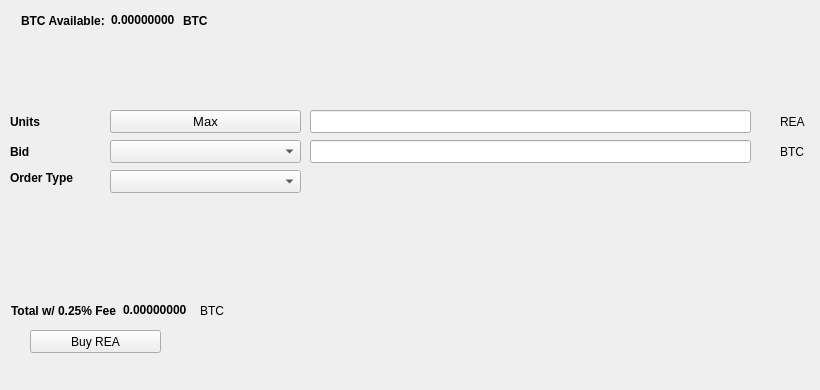
   <widget class="QWidget" name="BuyTab">
    <attribute name="title">
     <string>Buy</string>
    </attribute>
    <widget class="QPushButton" name="BuyREA">
     <property name="geometry">
      <rect>
       <x>30</x>
       <y>330</y>
       <width>131</width>
       <height>23</height>
      </rect>
     </property>
     <property name="text">
      <string>Buy REA</string>
     </property>
     <property name="icon">
      <iconset resource="../rea.qrc">
       <normaloff>:/icons/bitcoin</normaloff>:/icons/bitcoin</iconset>
     </property>
    </widget>
    <widget class="QLabel" name="label_3">
     <property name="geometry">
      <rect>
       <x>10</x>
       <y>110</y>
       <width>46</width>
       <height>23</height>
      </rect>
     </property>
     <property name="font">
      <font>
       <weight>75</weight>
       <bold>true</bold>
      </font>
     </property>
     <property name="text">
      <string>Units</string>
     </property>
    </widget>
    <widget class="QLineEdit" name="UnitsInput">
     <property name="geometry">
      <rect>
       <x>310</x>
       <y>110</y>
       <width>441</width>
       <height>23</height>
      </rect>
     </property>
     <property name="font">
      <font>
       <pointsize>9</pointsize>
       <weight>75</weight>
       <bold>true</bold>
      </font>
     </property>
    </widget>
    <widget class="QLineEdit" name="BuyBidPriceEdit">
     <property name="geometry">
      <rect>
       <x>310</x>
       <y>140</y>
       <width>441</width>
       <height>23</height>
      </rect>
     </property>
     <property name="font">
      <font>
       <pointsize>9</pointsize>
       <weight>75</weight>
       <bold>true</bold>
      </font>
     </property>
    </widget>
    <widget class="QLabel" name="label_4">
     <property name="geometry">
      <rect>
       <x>780</x>
       <y>110</y>
       <width>31</width>
       <height>23</height>
      </rect>
     </property>
     <property name="text">
      <string>REA</string>
     </property>
    </widget>
    <widget class="QLabel" name="label_5">
     <property name="geometry">
      <rect>
       <x>780</x>
       <y>140</y>
       <width>31</width>
       <height>23</height>
      </rect>
     </property>
     <property name="text">
      <string>BTC</string>
     </property>
    </widget>
    <widget class="QLabel" name="label_6">
     <property name="geometry">
      <rect>
       <x>10</x>
       <y>140</y>
       <width>46</width>
       <height>23</height>
      </rect>
     </property>
     <property name="font">
      <font>
       <weight>75</weight>
       <bold>true</bold>
      </font>
     </property>
     <property name="text">
      <string>Bid</string>
     </property>
    </widget>
    <widget class="QLabel" name="label_7">
     <property name="geometry">
      <rect>
       <x>10</x>
       <y>170</y>
       <width>91</width>
       <height>16</height>
      </rect>
     </property>
     <property name="font">
      <font>
       <weight>75</weight>
       <bold>true</bold>
      </font>
     </property>
     <property name="text">
      <string>Order Type</string>
     </property>
    </widget>
    <widget class="QPushButton" name="Buy_Max_Amount">
     <property name="geometry">
      <rect>
       <x>110</x>
       <y>110</y>
       <width>191</width>
       <height>23</height>
      </rect>
     </property>
     <property name="font">
      <font>
       <pointsize>10</pointsize>
      </font>
     </property>
     <property name="text">
      <string>Max</string>
     </property>
    </widget>
    <widget class="QComboBox" name="BuyBidcomboBox">
     <property name="geometry">
      <rect>
       <x>110</x>
       <y>140</y>
       <width>191</width>
       <height>23</height>
      </rect>
     </property>
     <property name="font">
      <font>
       <pointsize>10</pointsize>
      </font>
     </property>
    </widget>
    <widget class="QComboBox" name="buyOrdertypeCombo">
     <property name="geometry">
      <rect>
       <x>110</x>
       <y>170</y>
       <width>191</width>
       <height>23</height>
      </rect>
     </property>
     <property name="font">
      <font>
       <pointsize>10</pointsize>
      </font>
     </property>
    </widget>
    <widget class="QWidget" name="layoutWidget1">
     <property name="geometry">
      <rect>
       <x>21</x>
       <y>11</y>
       <width>227</width>
       <height>19</height>
      </rect>
     </property>
     <layout class="QHBoxLayout" name="horizontalLayout_3">
      <item>
       <widget class="QLabel" name="label232">
        <property name="font">
         <font>
          <weight>75</weight>
          <bold>true</bold>
         </font>
        </property>
        <property name="text">
         <string>BTC Available:</string>
        </property>
       </widget>
      </item>
      <item>
       <widget class="QLabel" name="BtcAvailableLbl">
        <property name="palette">
         <palette>
          <active>
           <colorrole role="WindowText">
            <brush brushstyle="SolidPattern">
             <color alpha="255">
              <red>0</red>
              <green>0</green>
              <blue>0</blue>
             </color>
            </brush>
           </colorrole>
           <colorrole role="Button">
            <brush brushstyle="SolidPattern">
             <color alpha="255">
              <red>0</red>
              <green>170</green>
              <blue>0</blue>
             </color>
            </brush>
           </colorrole>
           <colorrole role="Light">
            <brush brushstyle="SolidPattern">
             <color alpha="255">
              <red>0</red>
              <green>255</green>
              <blue>0</blue>
             </color>
            </brush>
           </colorrole>
           <colorrole role="Midlight">
            <brush brushstyle="SolidPattern">
             <color alpha="255">
              <red>0</red>
              <green>212</green>
              <blue>0</blue>
             </color>
            </brush>
           </colorrole>
           <colorrole role="Dark">
            <brush brushstyle="SolidPattern">
             <color alpha="255">
              <red>0</red>
              <green>85</green>
              <blue>0</blue>
             </color>
            </brush>
           </colorrole>
           <colorrole role="Mid">
            <brush brushstyle="SolidPattern">
             <color alpha="255">
              <red>0</red>
              <green>113</green>
              <blue>0</blue>
             </color>
            </brush>
           </colorrole>
           <colorrole role="Text">
            <brush brushstyle="SolidPattern">
             <color alpha="255">
              <red>0</red>
              <green>170</green>
              <blue>0</blue>
             </color>
            </brush>
           </colorrole>
           <colorrole role="BrightText">
            <brush brushstyle="SolidPattern">
             <color alpha="255">
              <red>255</red>
              <green>255</green>
              <blue>255</blue>
             </color>
            </brush>
           </colorrole>
           <colorrole role="ButtonText">
            <brush brushstyle="SolidPattern">
             <color alpha="255">
              <red>0</red>
              <green>0</green>
              <blue>0</blue>
             </color>
            </brush>
           </colorrole>
           <colorrole role="Base">
            <brush brushstyle="SolidPattern">
             <color alpha="255">
              <red>255</red>
              <green>255</green>
              <blue>255</blue>
             </color>
            </brush>
           </colorrole>
           <colorrole role="Window">
            <brush brushstyle="SolidPattern">
             <color alpha="255">
              <red>0</red>
              <green>170</green>
              <blue>0</blue>
             </color>
            </brush>
           </colorrole>
           <colorrole role="Shadow">
            <brush brushstyle="SolidPattern">
             <color alpha="255">
              <red>0</red>
              <green>0</green>
              <blue>0</blue>
             </color>
            </brush>
           </colorrole>
           <colorrole role="AlternateBase">
            <brush brushstyle="SolidPattern">
             <color alpha="255">
              <red>127</red>
              <green>212</green>
              <blue>127</blue>
             </color>
            </brush>
           </colorrole>
           <colorrole role="ToolTipBase">
            <brush brushstyle="SolidPattern">
             <color alpha="255">
              <red>255</red>
              <green>255</green>
              <blue>220</blue>
             </color>
            </brush>
           </colorrole>
           <colorrole role="ToolTipText">
            <brush brushstyle="SolidPattern">
             <color alpha="255">
              <red>0</red>
              <green>0</green>
              <blue>0</blue>
             </color>
            </brush>
           </colorrole>
          </active>
          <inactive>
           <colorrole role="WindowText">
            <brush brushstyle="SolidPattern">
             <color alpha="255">
              <red>0</red>
              <green>0</green>
              <blue>0</blue>
             </color>
            </brush>
           </colorrole>
           <colorrole role="Button">
            <brush brushstyle="SolidPattern">
             <color alpha="255">
              <red>0</red>
              <green>170</green>
              <blue>0</blue>
             </color>
            </brush>
           </colorrole>
           <colorrole role="Light">
            <brush brushstyle="SolidPattern">
             <color alpha="255">
              <red>0</red>
              <green>255</green>
              <blue>0</blue>
             </color>
            </brush>
           </colorrole>
           <colorrole role="Midlight">
            <brush brushstyle="SolidPattern">
             <color alpha="255">
              <red>0</red>
              <green>212</green>
              <blue>0</blue>
             </color>
            </brush>
           </colorrole>
           <colorrole role="Dark">
            <brush brushstyle="SolidPattern">
             <color alpha="255">
              <red>0</red>
              <green>85</green>
              <blue>0</blue>
             </color>
            </brush>
           </colorrole>
           <colorrole role="Mid">
            <brush brushstyle="SolidPattern">
             <color alpha="255">
              <red>0</red>
              <green>113</green>
              <blue>0</blue>
             </color>
            </brush>
           </colorrole>
           <colorrole role="Text">
            <brush brushstyle="SolidPattern">
             <color alpha="255">
              <red>0</red>
              <green>170</green>
              <blue>0</blue>
             </color>
            </brush>
           </colorrole>
           <colorrole role="BrightText">
            <brush brushstyle="SolidPattern">
             <color alpha="255">
              <red>255</red>
              <green>255</green>
              <blue>255</blue>
             </color>
            </brush>
           </colorrole>
           <colorrole role="ButtonText">
            <brush brushstyle="SolidPattern">
             <color alpha="255">
              <red>0</red>
              <green>0</green>
              <blue>0</blue>
             </color>
            </brush>
           </colorrole>
           <colorrole role="Base">
            <brush brushstyle="SolidPattern">
             <color alpha="255">
              <red>255</red>
              <green>255</green>
              <blue>255</blue>
             </color>
            </brush>
           </colorrole>
           <colorrole role="Window">
            <brush brushstyle="SolidPattern">
             <color alpha="255">
              <red>0</red>
              <green>170</green>
              <blue>0</blue>
             </color>
            </brush>
           </colorrole>
           <colorrole role="Shadow">
            <brush brushstyle="SolidPattern">
             <color alpha="255">
              <red>0</red>
              <green>0</green>
              <blue>0</blue>
             </color>
            </brush>
           </colorrole>
           <colorrole role="AlternateBase">
            <brush brushstyle="SolidPattern">
             <color alpha="255">
              <red>127</red>
              <green>212</green>
              <blue>127</blue>
             </color>
            </brush>
           </colorrole>
           <colorrole role="ToolTipBase">
            <brush brushstyle="SolidPattern">
             <color alpha="255">
              <red>255</red>
              <green>255</green>
              <blue>220</blue>
             </color>
            </brush>
           </colorrole>
           <colorrole role="ToolTipText">
            <brush brushstyle="SolidPattern">
             <color alpha="255">
              <red>0</red>
              <green>0</green>
              <blue>0</blue>
             </color>
            </brush>
           </colorrole>
          </inactive>
          <disabled>
           <colorrole role="WindowText">
            <brush brushstyle="SolidPattern">
             <color alpha="255">
              <red>0</red>
              <green>85</green>
              <blue>0</blue>
             </color>
            </brush>
           </colorrole>
           <colorrole role="Button">
            <brush brushstyle="SolidPattern">
             <color alpha="255">
              <red>0</red>
              <green>170</green>
              <blue>0</blue>
             </color>
            </brush>
           </colorrole>
           <colorrole role="Light">
            <brush brushstyle="SolidPattern">
             <color alpha="255">
              <red>0</red>
              <green>255</green>
              <blue>0</blue>
             </color>
            </brush>
           </colorrole>
           <colorrole role="Midlight">
            <brush brushstyle="SolidPattern">
             <color alpha="255">
              <red>0</red>
              <green>212</green>
              <blue>0</blue>
             </color>
            </brush>
           </colorrole>
           <colorrole role="Dark">
            <brush brushstyle="SolidPattern">
             <color alpha="255">
              <red>0</red>
              <green>85</green>
              <blue>0</blue>
             </color>
            </brush>
           </colorrole>
           <colorrole role="Mid">
            <brush brushstyle="SolidPattern">
             <color alpha="255">
              <red>0</red>
              <green>113</green>
              <blue>0</blue>
             </color>
            </brush>
           </colorrole>
           <colorrole role="Text">
            <brush brushstyle="SolidPattern">
             <color alpha="255">
              <red>0</red>
              <green>85</green>
              <blue>0</blue>
             </color>
            </brush>
           </colorrole>
           <colorrole role="BrightText">
            <brush brushstyle="SolidPattern">
             <color alpha="255">
              <red>255</red>
              <green>255</green>
              <blue>255</blue>
             </color>
            </brush>
           </colorrole>
           <colorrole role="ButtonText">
            <brush brushstyle="SolidPattern">
             <color alpha="255">
              <red>0</red>
              <green>85</green>
              <blue>0</blue>
             </color>
            </brush>
           </colorrole>
           <colorrole role="Base">
            <brush brushstyle="SolidPattern">
             <color alpha="255">
              <red>0</red>
              <green>170</green>
              <blue>0</blue>
             </color>
            </brush>
           </colorrole>
           <colorrole role="Window">
            <brush brushstyle="SolidPattern">
             <color alpha="255">
              <red>0</red>
              <green>170</green>
              <blue>0</blue>
             </color>
            </brush>
           </colorrole>
           <colorrole role="Shadow">
            <brush brushstyle="SolidPattern">
             <color alpha="255">
              <red>0</red>
              <green>0</green>
              <blue>0</blue>
             </color>
            </brush>
           </colorrole>
           <colorrole role="AlternateBase">
            <brush brushstyle="SolidPattern">
             <color alpha="255">
              <red>0</red>
              <green>170</green>
              <blue>0</blue>
             </color>
            </brush>
           </colorrole>
           <colorrole role="ToolTipBase">
            <brush brushstyle="SolidPattern">
             <color alpha="255">
              <red>255</red>
              <green>255</green>
              <blue>220</blue>
             </color>
            </brush>
           </colorrole>
           <colorrole role="ToolTipText">
            <brush brushstyle="SolidPattern">
             <color alpha="255">
              <red>0</red>
              <green>0</green>
              <blue>0</blue>
             </color>
            </brush>
           </colorrole>
          </disabled>
         </palette>
        </property>
        <property name="font">
         <font>
          <weight>75</weight>
          <bold>true</bold>
         </font>
        </property>
        <property name="text">
         <string>0.00000000</string>
        </property>
        <property name="textInteractionFlags">
         <set>Qt::LinksAccessibleByMouse|Qt::TextSelectableByKeyboard|Qt::TextSelectableByMouse</set>
        </property>
       </widget>
      </item>
      <item>
       <widget class="QLabel" name="BtcAvailableLbl_2">
        <property name="font">
         <font>
          <weight>75</weight>
          <bold>true</bold>
         </font>
        </property>
        <property name="text">
         <string>BTC</string>
        </property>
       </widget>
      </item>
     </layout>
    </widget>
    <widget class="QWidget" name="layoutWidge2">
     <property name="geometry">
      <rect>
       <x>11</x>
       <y>301</y>
       <width>259</width>
       <height>19</height>
      </rect>
     </property>
     <layout class="QHBoxLayout" name="horizontalLayout_4">
      <item>
       <widget class="QLabel" name="label_9">
        <property name="font">
         <font>
          <weight>75</weight>
          <bold>true</bold>
         </font>
        </property>
        <property name="text">
         <string>Total w/ 0.25% Fee</string>
        </property>
       </widget>
      </item>
      <item>
       <widget class="QLabel" name="BuyCostLabel">
        <property name="palette">
         <palette>
          <active>
           <colorrole role="WindowText">
            <brush brushstyle="SolidPattern">
             <color alpha="255">
              <red>0</red>
              <green>0</green>
              <blue>0</blue>
             </color>
            </brush>
           </colorrole>
           <colorrole role="Button">
            <brush brushstyle="SolidPattern">
             <color alpha="255">
              <red>0</red>
              <green>170</green>
              <blue>0</blue>
             </color>
            </brush>
           </colorrole>
           <colorrole role="Light">
            <brush brushstyle="SolidPattern">
             <color alpha="255">
              <red>0</red>
              <green>255</green>
              <blue>0</blue>
             </color>
            </brush>
           </colorrole>
           <colorrole role="Midlight">
            <brush brushstyle="SolidPattern">
             <color alpha="255">
              <red>0</red>
              <green>212</green>
              <blue>0</blue>
             </color>
            </brush>
           </colorrole>
           <colorrole role="Dark">
            <brush brushstyle="SolidPattern">
             <color alpha="255">
              <red>0</red>
              <green>85</green>
              <blue>0</blue>
             </color>
            </brush>
           </colorrole>
           <colorrole role="Mid">
            <brush brushstyle="SolidPattern">
             <color alpha="255">
              <red>0</red>
              <green>113</green>
              <blue>0</blue>
             </color>
            </brush>
           </colorrole>
           <colorrole role="Text">
            <brush brushstyle="SolidPattern">
             <color alpha="255">
              <red>0</red>
              <green>170</green>
              <blue>0</blue>
             </color>
            </brush>
           </colorrole>
           <colorrole role="BrightText">
            <brush brushstyle="SolidPattern">
             <color alpha="255">
              <red>255</red>
              <green>255</green>
              <blue>255</blue>
             </color>
            </brush>
           </colorrole>
           <colorrole role="ButtonText">
            <brush brushstyle="SolidPattern">
             <color alpha="255">
              <red>0</red>
              <green>0</green>
              <blue>0</blue>
             </color>
            </brush>
           </colorrole>
           <colorrole role="Base">
            <brush brushstyle="SolidPattern">
             <color alpha="255">
              <red>255</red>
              <green>255</green>
              <blue>255</blue>
             </color>
            </brush>
           </colorrole>
           <colorrole role="Window">
            <brush brushstyle="SolidPattern">
             <color alpha="255">
              <red>0</red>
              <green>170</green>
              <blue>0</blue>
             </color>
            </brush>
           </colorrole>
           <colorrole role="Shadow">
            <brush brushstyle="SolidPattern">
             <color alpha="255">
              <red>0</red>
              <green>0</green>
              <blue>0</blue>
             </color>
            </brush>
           </colorrole>
           <colorrole role="AlternateBase">
            <brush brushstyle="SolidPattern">
             <color alpha="255">
              <red>127</red>
              <green>212</green>
              <blue>127</blue>
             </color>
            </brush>
           </colorrole>
           <colorrole role="ToolTipBase">
            <brush brushstyle="SolidPattern">
             <color alpha="255">
              <red>255</red>
              <green>255</green>
              <blue>220</blue>
             </color>
            </brush>
           </colorrole>
           <colorrole role="ToolTipText">
            <brush brushstyle="SolidPattern">
             <color alpha="255">
              <red>0</red>
              <green>0</green>
              <blue>0</blue>
             </color>
            </brush>
           </colorrole>
          </active>
          <inactive>
           <colorrole role="WindowText">
            <brush brushstyle="SolidPattern">
             <color alpha="255">
              <red>0</red>
              <green>0</green>
              <blue>0</blue>
             </color>
            </brush>
           </colorrole>
           <colorrole role="Button">
            <brush brushstyle="SolidPattern">
             <color alpha="255">
              <red>0</red>
              <green>170</green>
              <blue>0</blue>
             </color>
            </brush>
           </colorrole>
           <colorrole role="Light">
            <brush brushstyle="SolidPattern">
             <color alpha="255">
              <red>0</red>
              <green>255</green>
              <blue>0</blue>
             </color>
            </brush>
           </colorrole>
           <colorrole role="Midlight">
            <brush brushstyle="SolidPattern">
             <color alpha="255">
              <red>0</red>
              <green>212</green>
              <blue>0</blue>
             </color>
            </brush>
           </colorrole>
           <colorrole role="Dark">
            <brush brushstyle="SolidPattern">
             <color alpha="255">
              <red>0</red>
              <green>85</green>
              <blue>0</blue>
             </color>
            </brush>
           </colorrole>
           <colorrole role="Mid">
            <brush brushstyle="SolidPattern">
             <color alpha="255">
              <red>0</red>
              <green>113</green>
              <blue>0</blue>
             </color>
            </brush>
           </colorrole>
           <colorrole role="Text">
            <brush brushstyle="SolidPattern">
             <color alpha="255">
              <red>0</red>
              <green>170</green>
              <blue>0</blue>
             </color>
            </brush>
           </colorrole>
           <colorrole role="BrightText">
            <brush brushstyle="SolidPattern">
             <color alpha="255">
              <red>255</red>
              <green>255</green>
              <blue>255</blue>
             </color>
            </brush>
           </colorrole>
           <colorrole role="ButtonText">
            <brush brushstyle="SolidPattern">
             <color alpha="255">
              <red>0</red>
              <green>0</green>
              <blue>0</blue>
             </color>
            </brush>
           </colorrole>
           <colorrole role="Base">
            <brush brushstyle="SolidPattern">
             <color alpha="255">
              <red>255</red>
              <green>255</green>
              <blue>255</blue>
             </color>
            </brush>
           </colorrole>
           <colorrole role="Window">
            <brush brushstyle="SolidPattern">
             <color alpha="255">
              <red>0</red>
              <green>170</green>
              <blue>0</blue>
             </color>
            </brush>
           </colorrole>
           <colorrole role="Shadow">
            <brush brushstyle="SolidPattern">
             <color alpha="255">
              <red>0</red>
              <green>0</green>
              <blue>0</blue>
             </color>
            </brush>
           </colorrole>
           <colorrole role="AlternateBase">
            <brush brushstyle="SolidPattern">
             <color alpha="255">
              <red>127</red>
              <green>212</green>
              <blue>127</blue>
             </color>
            </brush>
           </colorrole>
           <colorrole role="ToolTipBase">
            <brush brushstyle="SolidPattern">
             <color alpha="255">
              <red>255</red>
              <green>255</green>
              <blue>220</blue>
             </color>
            </brush>
           </colorrole>
           <colorrole role="ToolTipText">
            <brush brushstyle="SolidPattern">
             <color alpha="255">
              <red>0</red>
              <green>0</green>
              <blue>0</blue>
             </color>
            </brush>
           </colorrole>
          </inactive>
          <disabled>
           <colorrole role="WindowText">
            <brush brushstyle="SolidPattern">
             <color alpha="255">
              <red>0</red>
              <green>85</green>
              <blue>0</blue>
             </color>
            </brush>
           </colorrole>
           <colorrole role="Button">
            <brush brushstyle="SolidPattern">
             <color alpha="255">
              <red>0</red>
              <green>170</green>
              <blue>0</blue>
             </color>
            </brush>
           </colorrole>
           <colorrole role="Light">
            <brush brushstyle="SolidPattern">
             <color alpha="255">
              <red>0</red>
              <green>255</green>
              <blue>0</blue>
             </color>
            </brush>
           </colorrole>
           <colorrole role="Midlight">
            <brush brushstyle="SolidPattern">
             <color alpha="255">
              <red>0</red>
              <green>212</green>
              <blue>0</blue>
             </color>
            </brush>
           </colorrole>
           <colorrole role="Dark">
            <brush brushstyle="SolidPattern">
             <color alpha="255">
              <red>0</red>
              <green>85</green>
              <blue>0</blue>
             </color>
            </brush>
           </colorrole>
           <colorrole role="Mid">
            <brush brushstyle="SolidPattern">
             <color alpha="255">
              <red>0</red>
              <green>113</green>
              <blue>0</blue>
             </color>
            </brush>
           </colorrole>
           <colorrole role="Text">
            <brush brushstyle="SolidPattern">
             <color alpha="255">
              <red>0</red>
              <green>85</green>
              <blue>0</blue>
             </color>
            </brush>
           </colorrole>
           <colorrole role="BrightText">
            <brush brushstyle="SolidPattern">
             <color alpha="255">
              <red>255</red>
              <green>255</green>
              <blue>255</blue>
             </color>
            </brush>
           </colorrole>
           <colorrole role="ButtonText">
            <brush brushstyle="SolidPattern">
             <color alpha="255">
              <red>0</red>
              <green>85</green>
              <blue>0</blue>
             </color>
            </brush>
           </colorrole>
           <colorrole role="Base">
            <brush brushstyle="SolidPattern">
             <color alpha="255">
              <red>0</red>
              <green>170</green>
              <blue>0</blue>
             </color>
            </brush>
           </colorrole>
           <colorrole role="Window">
            <brush brushstyle="SolidPattern">
             <color alpha="255">
              <red>0</red>
              <green>170</green>
              <blue>0</blue>
             </color>
            </brush>
           </colorrole>
           <colorrole role="Shadow">
            <brush brushstyle="SolidPattern">
             <color alpha="255">
              <red>0</red>
              <green>0</green>
              <blue>0</blue>
             </color>
            </brush>
           </colorrole>
           <colorrole role="AlternateBase">
            <brush brushstyle="SolidPattern">
             <color alpha="255">
              <red>0</red>
              <green>170</green>
              <blue>0</blue>
             </color>
            </brush>
           </colorrole>
           <colorrole role="ToolTipBase">
            <brush brushstyle="SolidPattern">
             <color alpha="255">
              <red>255</red>
              <green>255</green>
              <blue>220</blue>
             </color>
            </brush>
           </colorrole>
           <colorrole role="ToolTipText">
            <brush brushstyle="SolidPattern">
             <color alpha="255">
              <red>0</red>
              <green>0</green>
              <blue>0</blue>
             </color>
            </brush>
           </colorrole>
          </disabled>
         </palette>
        </property>
        <property name="font">
         <font>
          <weight>75</weight>
          <bold>true</bold>
         </font>
        </property>
        <property name="autoFillBackground">
         <bool>false</bool>
        </property>
        <property name="text">
         <string>0.00000000</string>
        </property>
        <property name="textInteractionFlags">
         <set>Qt::LinksAccessibleByMouse|Qt::TextSelectableByMouse</set>
        </property>
       </widget>
      </item>
      <item>
       <widget class="QLabel" name="label_10">
        <property name="font">
         <font>
          <weight>50</weight>
          <bold>false</bold>
         </font>
        </property>
        <property name="text">
         <string>BTC</string>
        </property>
       </widget>
      </item>
     </layout>
    </widget>
    <widget class="QLabel" name="label_24">
     <property name="geometry">
      <rect>
       <x>460</x>
       <y>300</y>
       <width>281</width>
       <height>81</height>
      </rect>
     </property>
     <property name="text">
      <string/>
     </property>
     <property name="pixmap">
      <pixmap>:/images/bittrex</pixmap>
     </property>
    </widget>
   </widget>
